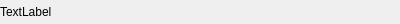
<?xml version="1.0" encoding="UTF-8"?>
<ui version="4.0">
 <class>ExclusiveChoiceWidget</class>
 <widget class="QWidget" name="ExclusiveChoiceWidget">
  <property name="geometry">
   <rect>
    <x>0</x>
    <y>0</y>
    <width>400</width>
    <height>24</height>
   </rect>
  </property>
  <property name="windowTitle">
   <string>Form</string>
  </property>
  <layout class="QGridLayout" name="gridLayout">
   <property name="leftMargin">
    <number>0</number>
   </property>
   <property name="topMargin">
    <number>0</number>
   </property>
   <property name="rightMargin">
    <number>0</number>
   </property>
   <property name="bottomMargin">
    <number>0</number>
   </property>
   <item row="0" column="0">
    <layout class="QHBoxLayout" name="horizontalLayout">
     <item>
      <widget class="QLabel" name="labelArea">
       <property name="sizePolicy">
        <sizepolicy hsizetype="Fixed" vsizetype="Preferred">
         <horstretch>0</horstretch>
         <verstretch>0</verstretch>
        </sizepolicy>
       </property>
       <property name="minimumSize">
        <size>
         <width>128</width>
         <height>0</height>
        </size>
       </property>
       <property name="maximumSize">
        <size>
         <width>128</width>
         <height>16777215</height>
        </size>
       </property>
       <property name="text">
        <string>TextLabel</string>
       </property>
      </widget>
     </item>
     <item>
      <layout class="QHBoxLayout" name="radioButtonArea"/>
     </item>
     <item>
      <spacer name="horizontalSpacer">
       <property name="orientation">
        <enum>Qt::Horizontal</enum>
       </property>
       <property name="sizeHint" stdset="0">
        <size>
         <width>40</width>
         <height>20</height>
        </size>
       </property>
      </spacer>
     </item>
    </layout>
   </item>
  </layout>
 </widget>
 <resources/>
 <connections/>
</ui>
